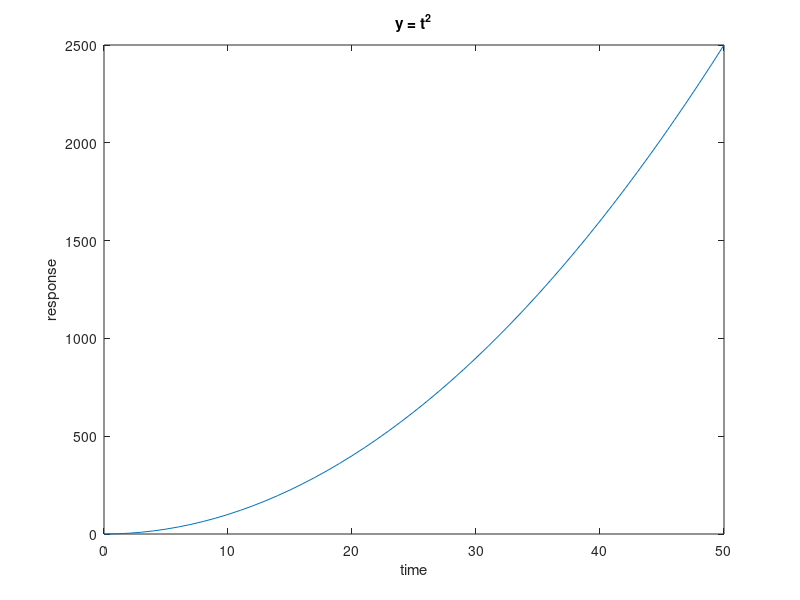

MATLAB code to generate this figure:
t = 0:1:50;
y = t.^2;

% Start the Figure
figure;

mkdir('matlab_frames');

% Creates and saves images in a loop
for i = 1:length(t)
    plot(t(1:i), y(1:i));
    title('y = t^2');
    xlabel('time');
    ylabel('response');
    drawnow; % Updates the figure
    frame = getframe(gcf); % Captures the frame
    im = frame2im(frame); % Converts to image
    filename = ['matlab_frames/frame_' num2str(i) '.png']; % Saves in the correct folder'
    imwrite(im, filename, 'png');
end
